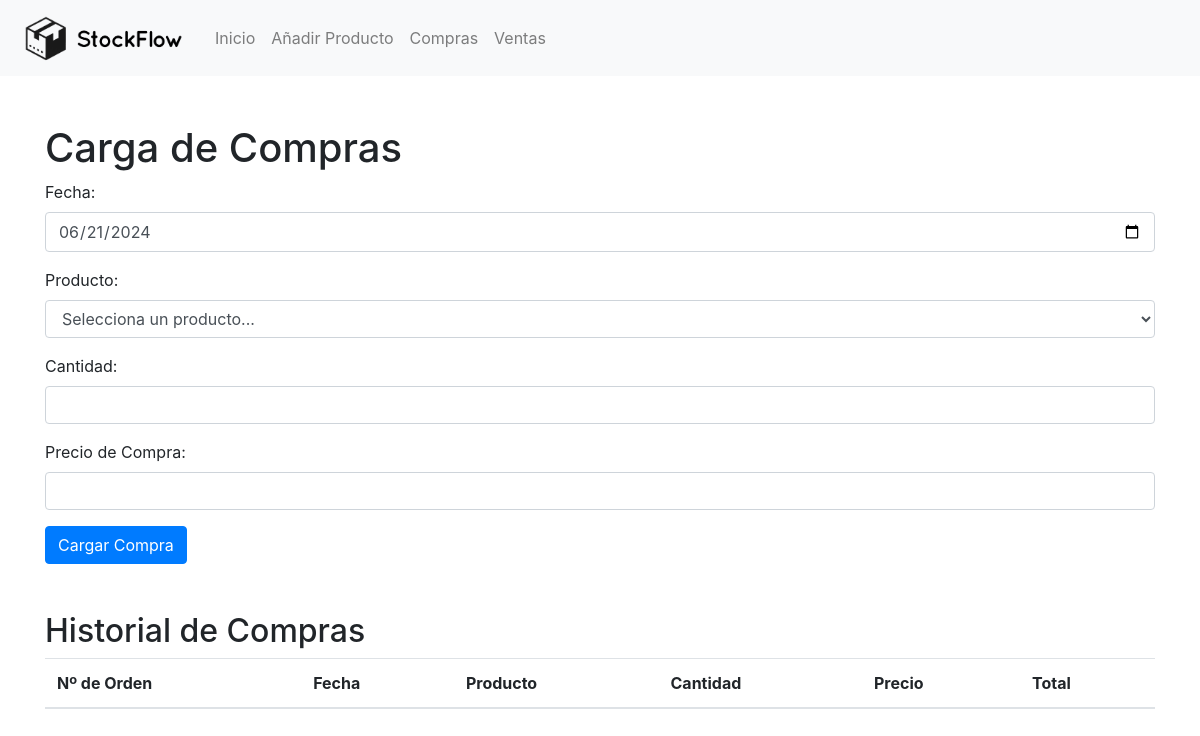
The app's page /carga_compras, older data.
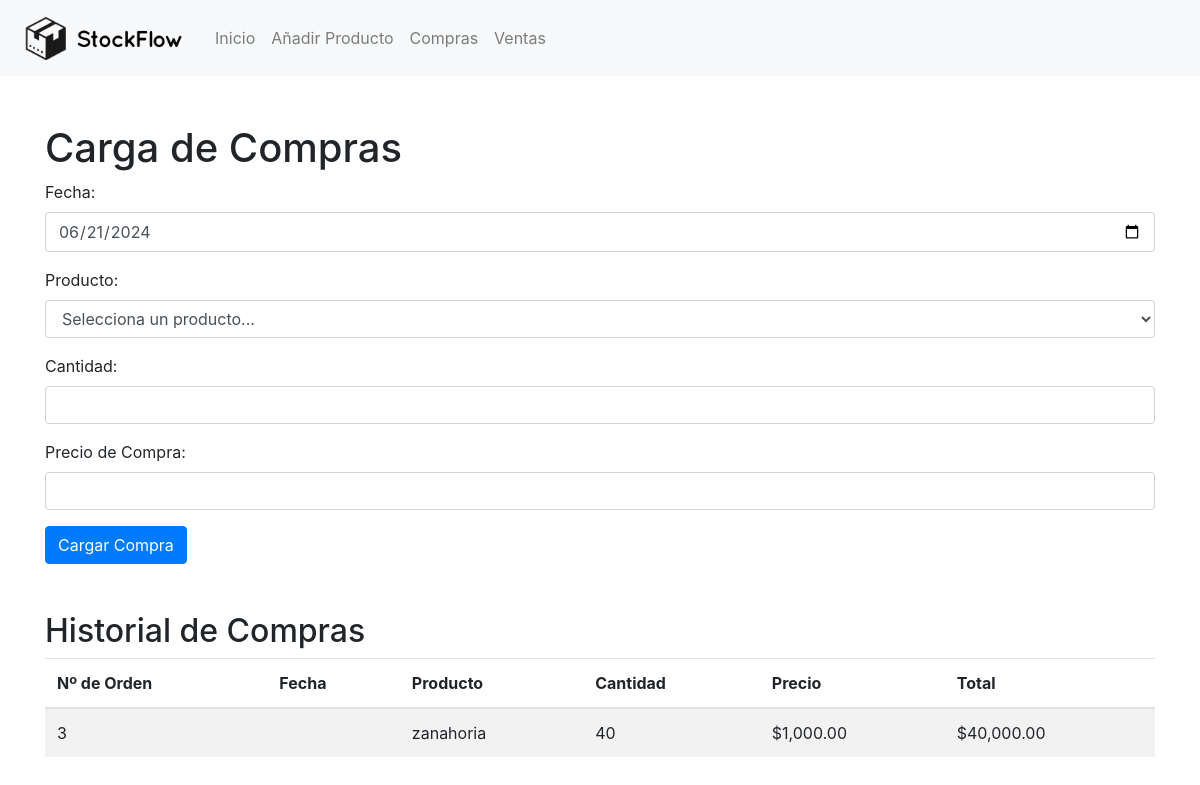
The same page, newer data.
### tables this page shows
CREATE TABLE compras (
        id INTEGER PRIMARY KEY AUTOINCREMENT,
        producto_id INTEGER,
        producto_nombre TEXT,
        cantidad INTEGER,
        precio REAL,
        total REAL
    );

### app.py (the view, shortened to what this page needs)
@app.route('/carga_compras', methods=['GET', 'POST'])
def carga_compras():
    db = get_db()
    c = db.cursor()
    c.execute('SELECT * FROM productos')
    productos = c.fetchall()
    c.execute('''
        SELECT c.*, p.nombre as producto_nombre
        FROM compras c
        JOIN productos p ON c.producto_id = p.id
    ''')
    compras = c.fetchall()
    return render_template('carga_compras.html', productos=productos, compras=compras)

### app.py (called while the page is built)
def get_db():
    if 'db' not in g:
        g.db = sqlite3.connect('inventario.db')
        g.db.row_factory = sqlite3.Row
    return g.db

### templates/carga_compras.html (shortened to what this page needs)
{% extends "base.html" %}
{% block content %}
    <h1 class="mt-5">Carga de Compras</h1>
    <form method="post" action="{{ url_for('carga_compras') }}">
        <div class="form-group">
            <label for="fecha">Fecha:</label>
            <input type="date" class="form-control" id="fecha" name="fecha" required>
        </div>
        <div class="form-group">
            <label for="producto">Producto:</label>
            <select class="form-control" id="producto-select2" name="producto">
                <option value="" disabled selected>Selecciona un producto...</option>
            </select>
        </div>
        <div class="form-group">
            <label for="cantidad">Cantidad:</label>
            <input type="number" class="form-control" id="cantidad" name="cantidad" required>
        </div>
        <div class="form-group">
            <label for="precio">Precio de Compra:</label>
            <input type="number" step="0.01" class="form-control" id="precio" name="precio" required>
        </div>
        <button type="submit" class="btn btn-primary">Cargar Compra</button>
    </form>
    <h2 class="mt-5">Historial de Compras</h2>
    <table class="table table-striped">
        <thead>
            <tr>
                <th>Nº de Orden</th>
                <th>Fecha</th>
                <th>Producto</th>
                <th>Cantidad</th>
                <th>Precio</th>
                <th>Total</th>
            </tr>
        </thead>
        <tbody>
            {% for compra in compras %}
            <tr>
                <td>{{ compra['id'] }}</td>
                <td>{{ compra['fecha'] }}</td>
                <td>{{ compra['producto_nombre'] }}</td>
                <td>{{ compra['cantidad'] }}</td>
                <td>${{ "{:,.2f}".format(compra['precio']) }}</td>
                <td>${{ "{:,.2f}".format(compra['total']) }}</td>
            </tr>
            {% endfor %}
        </tbody>
    </table>
    <link href="https://cdn.jsdelivr.net/npm/select2@4.1.0/dist/css/select2.min.css" rel="stylesheet" />
{% endblock %}

Row changes from the older to the newer data that the page shows:
added compras: id "3", producto_nombre "zanahoria", cantidad "40", precio "1,000.00", total "40,000.00"
